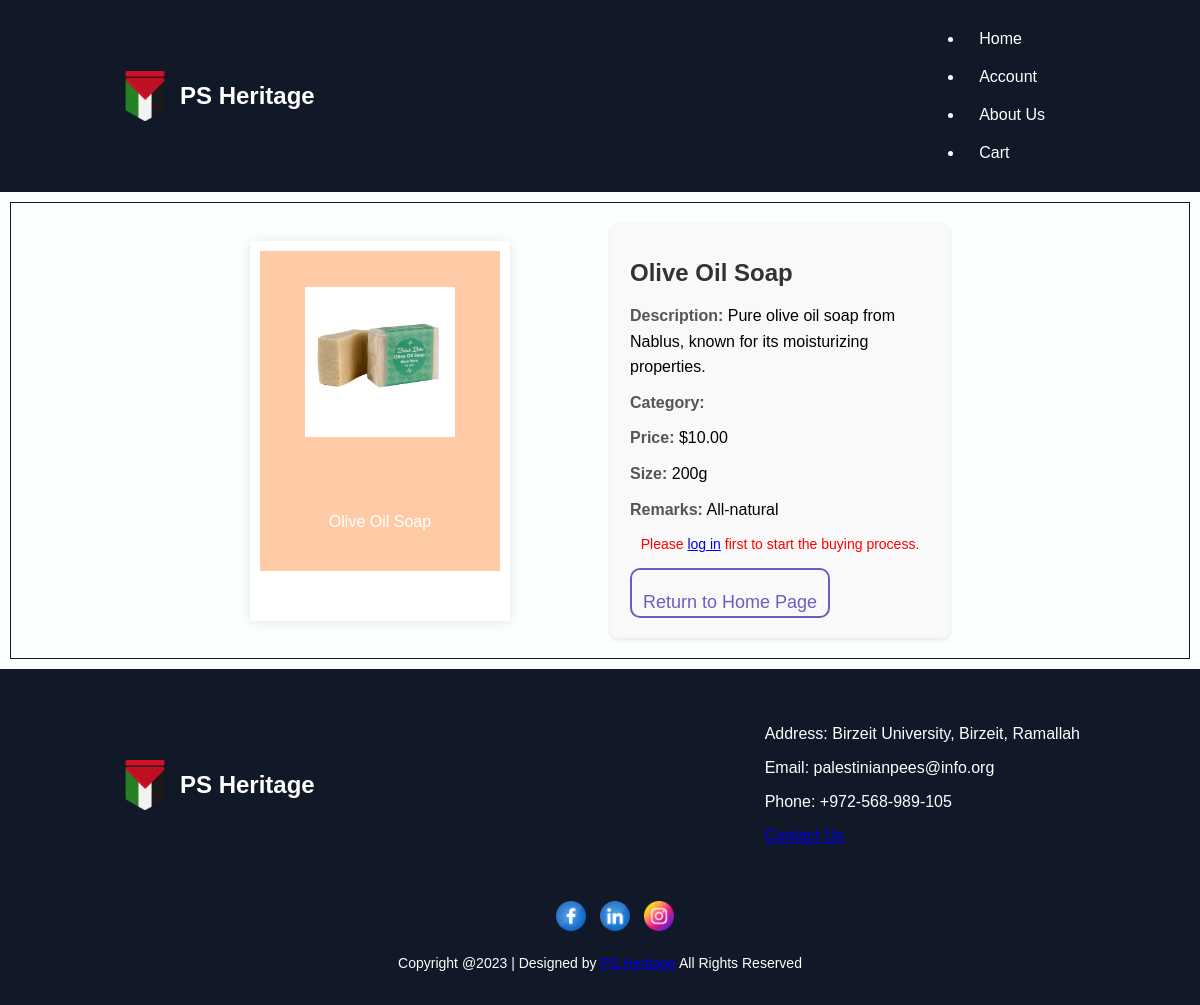
The page /productdetails.php?id=4 on the database its author committed.
### tables this page shows
CREATE TABLE `productimages` (
  `ImageID` int(11) NOT NULL,
  `ProductID` int(11) NOT NULL,
  `ImagePath` varchar(255) NOT NULL
);

CREATE TABLE `products` (
  `ProductID` int(11) NOT NULL,
  `Name` varchar(255) NOT NULL,
  `Description` text NOT NULL,
  `Category` enum('New Arrival','On Sale','Featured','High Demand','Normal') DEFAULT 'Normal',
  `Price` decimal(10,2) NOT NULL,
  `Size` varchar(100) DEFAULT NULL,
  `Remarks` text DEFAULT NULL
);

### productdetails.php (the view, shortened to what this page needs)
<?php
include "header.php";
$userId = isset($_SESSION['userid']) ? $_SESSION['userid'] : null;
if (isset($_GET['id']) && !empty(trim($_GET['id']))) {
    $query = "SELECT * FROM Products WHERE ProductID = :productid";
    if ($stmt = $pdo->prepare($query)) {
        $stmt->bindParam(':productid', $param_id);
        $param_id = trim($_GET['id']);
        if ($stmt->execute()) {
            if ($stmt->rowCount() == 1) {
                $product = $stmt->fetch(PDO::FETCH_ASSOC);
                $imagesQuery = "SELECT ImagePath FROM ProductImages WHERE ProductID = :productid";
                if ($imagesStmt = $pdo->prepare($imagesQuery)) {
                    $imagesStmt->bindParam(':productid', $param_id);
                    if ($imagesStmt->execute()) {
                        $images = $imagesStmt->fetchAll(PDO::FETCH_ASSOC);
                    } else {
                        $images = [];
                    }
                }
            } else {
                echo "Error: No product found with that ID.";
                $product = null;
            }
        } else {
            echo "Error: Could not execute the query.";
            $product = null;
        }
    } else {
        echo "Error: Could not prepare the query.";
        $product = null;
    }
} else {
    echo "Error: Product ID is not specified.";
    $product = null;
}
?>
<!DOCTYPE html>
<html lang="en">
<head>
    <link rel="stylesheet" href="headerandfooter.css">
</head>
<body>
    <div class="product-container">
        <?php if (isset($product) && $product != null) : ?>
            <div class="center-wrapper">
                <div class="pcard">
                    <div class="image">
                        <?php foreach ($images as $image) : ?>
                            <img src="<?php echo htmlspecialchars($image['ImagePath']); ?>" alt="Product Image" width="150" height="150">
                        <?php endforeach; ?>
                        <span class="text"><?php echo htmlspecialchars($product['Name']); ?></span>
                    </div>
                </div>
                <div class="product-details">
                    <h1 class="product-title"><?php echo htmlspecialchars($product['Name']); ?></h1>
                    <ul class="details-list">
                        <li><strong>Description:</strong> <?php echo htmlspecialchars($product['Description']); ?></li>
                        <li><strong>Category:</strong> <?php echo htmlspecialchars($product['Category']); ?></li>
                        <li><strong>Price:</strong> $<?php echo htmlspecialchars($product['Price']); ?></li>
                        <li><strong>Size:</strong> <?php echo htmlspecialchars($product['Size']); ?></li>
                        <li><strong>Remarks:</strong> <?php echo htmlspecialchars($product['Remarks']); ?></li>
                    </ul>
                    <?php if ($userId) :
                    ?>
                        <form action="cart.php" method="GET">
                            <input type="hidden" name="id" value="<?php echo $product['ProductID']; ?>">
                            <label for="quantity">Quantity:</label>
                            <input type="number" id="quantity" name="quantity" value="1" min="1" required>
                            <br>
                            <button type="submit" class="custom-button">Add To Cart</button>
                        </form>
                        <form action="orderProduct.php" method="GET">
                            <input type="hidden" name="id" value="<?php echo $product['ProductID']; ?>">
                            <input type="hidden" id="quantity" name="quantity" value="1">
                            <button type="submit" class="custom-button">Order Directly</button>
                        </form>
                    <?php else : ?>
                        <p class="error">Please <a href="log.php">log in</a> first to start the buying process.</p>
                    <?php endif; ?>
                    <a href="home.php"><button class="custom-button">Return to Home Page</button></a>
                </div>
            <?php else : ?>
                <p>Product details not found.</p>
            <?php endif; ?>
            </div>
    </div>
</body>
</html>
<?php
include "footer.php";
?>

### headerandfooter.css (style rules this page uses)
body { margin: 0; padding: 0; font-family: Arial, sans-serif; background-color: #FBFFFF }
.text { color: #ffffff; line-height: 1.5; }
.product-container { border: 1px solid rgba(17, 24, 39, 1); margin: 10px; padding: 10px; box-sizing: border-box; height: max-content; }
.custom-button { width: 200px; height: 50px; padding-top: 20px; position: relative; display: inline-block; text-align: center; font-size: 18px; text-decoration: none; color: #725AC1; background: transparent; cursor: pointer; transition: ease-out 0.5s; border: 2px solid #725AC1; border-radius: 10px; box-shadow: inset 0 0 0 0 #725AC1; }
.product-container { display: flex; align-items: center; justify-content: center; padding: 20px; gap: 20px; height: 100%; }
.center-wrapper { display: flex; align-items: flex-start; justify-content: center; gap: 100px; }
.pcard { width: 15em; height: 20em; box-shadow: 0px 1px 13px rgba(0, 0, 0, 0.1); align-items: center; justify-content: center; background: #fff; padding: 10px; padding-bottom: 50px; margin: auto; }
.image { background: #ffcaa6; width: 100%; height: 100%; display: grid; place-items: center; }
.product-details { overflow:hidden; background: #f9f9f9; padding: 20px; border-radius: 8px; box-shadow: 0 2px 4px rgba(0,0,0,0.1); max-width: 300px; margin: auto; }
.product-title { font-size: 1.5em; color: #333; margin-bottom: 16px; }
.details-list { list-style: none; padding: 0; margin: 0; }
.details-list li { margin-bottom: 10px; line-height: 1.6; font-size: 1em; }
.details-list strong { color: #555; font-weight: bold; }
.error { color: #ff0000; font-size: 0.875rem; margin-bottom: 1rem; text-align: center; }

### rows shown on the page
productimages: ImagePath (picture)
products: Name "Olive Oil Soap", Description "Pure olive oil soap from Nablus, known for its moisturizing properties.", Price "10.00", Size "200g", Remarks "All-natural"
